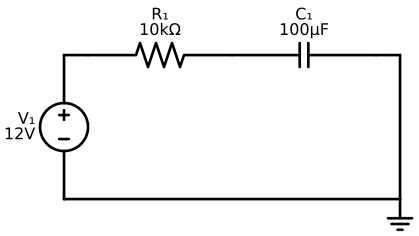

Generate this figure with Python:
"""
RC Series Circuit
A DC voltage source with resistor and capacitor in series.
Common for timing circuits and low-pass filters.
"""
import schemdraw
import schemdraw.elements as elm

with schemdraw.Drawing() as d:
    d.config(unit=3, fontsize=12)

    # Voltage source (left side, vertical, positive on top)
    source = d.add(elm.SourceV().up().label('V₁\n12V'))

    # Short connecting wire
    d += elm.Line().right().length(0.5)

    # Resistor - use default label positioning
    d += elm.Resistor().right().label('R₁  10kΩ')

    # Capacitor - use default label positioning
    d += elm.Capacitor().right().label('C₁  100μF')

    # Short connecting wire
    d += elm.Line().right().length(0.5)

    # Return path down
    d += elm.Line().down().length(3)

    # Ground reference on return path
    d += elm.Ground()

    # Return wire toward source
    d += elm.Line().left().tox(source.start)

    # Connect up to source negative terminal
    d += elm.Line().up().toy(source.start)

    d.save('rc-series.svg')
